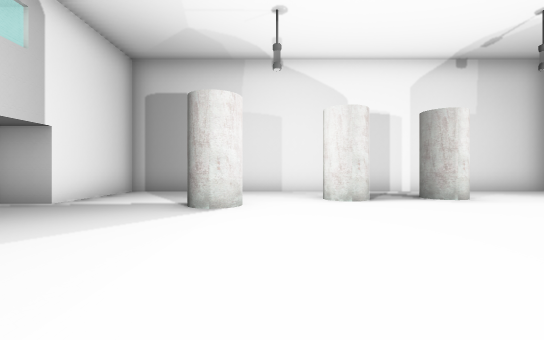
view 1 (above)

13 first-person views from a walk through a scene from a Unity 3-D project. The camera is 1.3 m above the floor, looks level and sees 90° across. The floor is counted in squares, 2 m on a side. Each view is taken from the middle of a square. On the plan, view 1 faces up. The plan holds only what a view shows up to about 9 squares ahead; the rest is blank. The place goes on beyond the plan. The player character is not drawn. Some surface patterns are stand-ins.

view 2
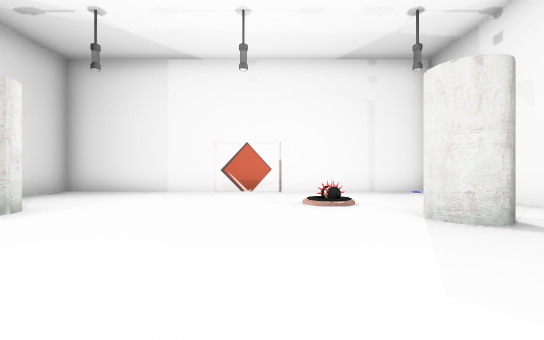

view 3
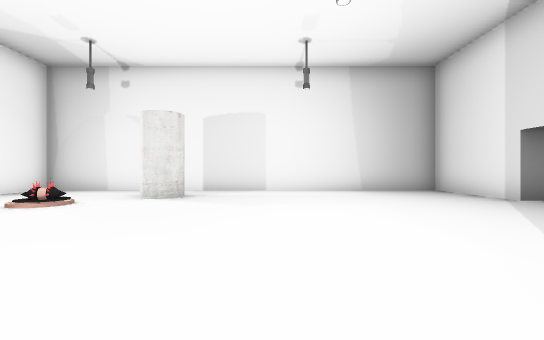

view 4
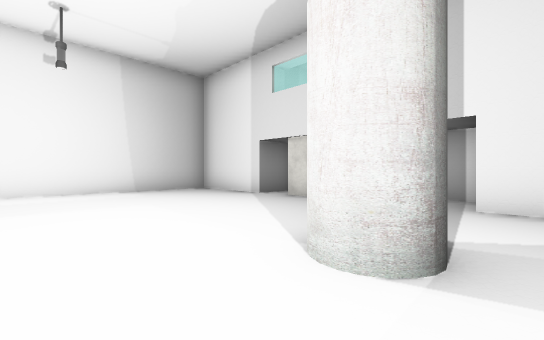

view 5
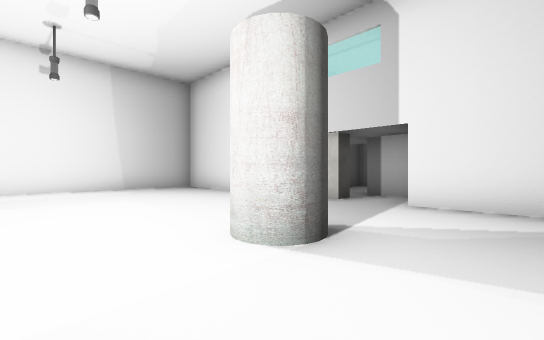

view 6
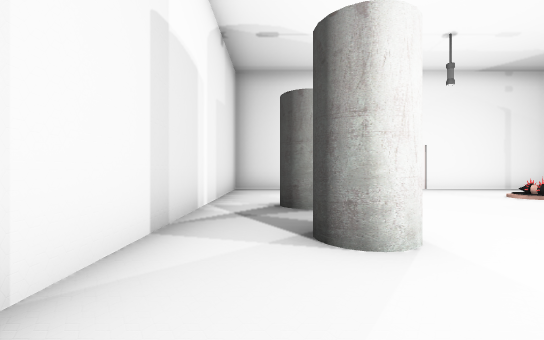

view 7
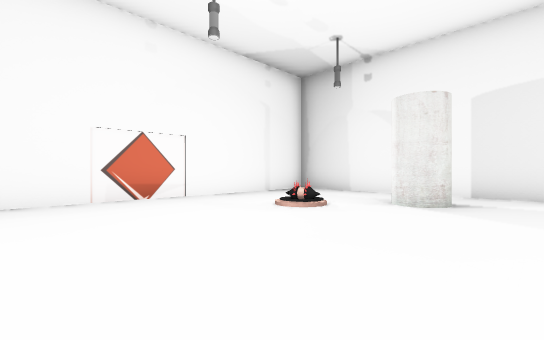

view 8
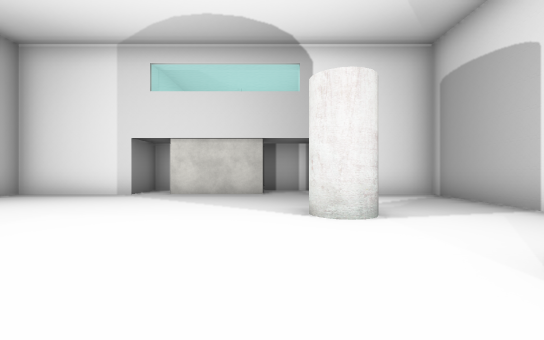

view 9
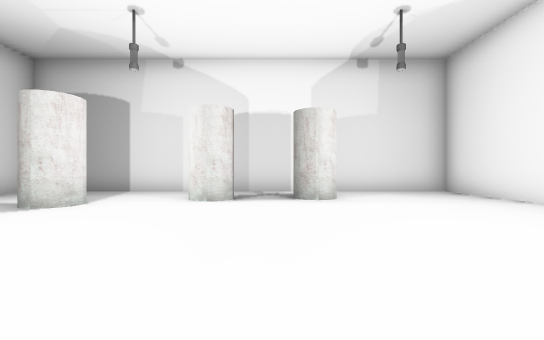

view 10
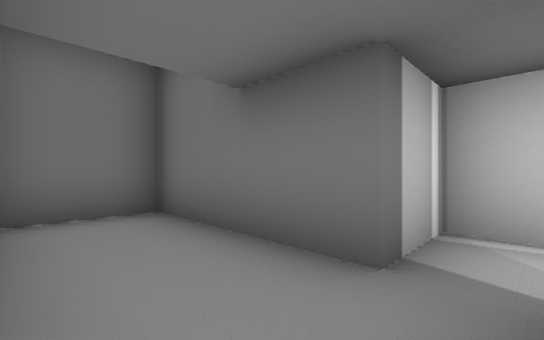

view 11
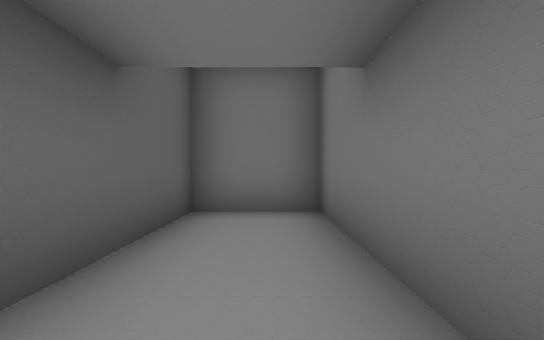

view 12
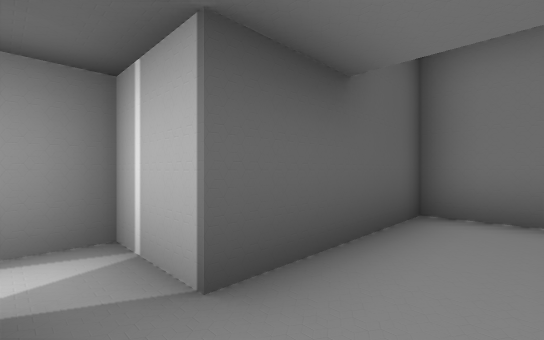

view 13
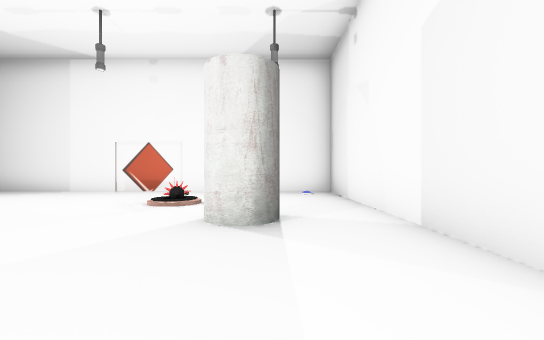

### Floor plan
Ten units are one square. View 1 is at (0, 0); x grows to the right and y downward. Boxes are objects, and circles mark ways between rooms. Rooms are numbered by the first view taken in them; rooms with no view inside come last. Other rooms are left out.
<svg viewBox="-97 -87 184 120">
<path fill="none" stroke="#000" d="M-49 -38 -43 -38 -43 -12M-58 -18 -58 -3 -43 -3 -43 28 82 28 82 -82 -43 -82 -43 -53 -58 -53 -58 -38M-58 -38 -92 -38 -92 -18 -58 -18"/>
<rect x="-15" y="-55" width="10" height="10" fill="#bbb"><title>other object</title></rect>
<rect x="15" y="-65" width="10" height="10" fill="#bbb"><title>other object</title></rect>
<rect x="35" y="-5" width="10" height="20" fill="#bbb"><title>other object</title></rect>
<rect x="35" y="-65" width="10" height="10" fill="#bbb"><title>other object</title></rect>
<rect x="45" y="-15" width="10" height="10" fill="#bbb"><title>turret</title></rect>
<circle cx="-50" cy="-25" r="3" fill="#2a7"/>
<text x="20" y="-30">1</text>
<text x="-70" y="-30">2</text>
</svg>
Room 1 opens to room 2.

Where each view was taken, in squares from view 1:
view 1: 0 up, 0 right, facing up
view 2: 2 up, 0 right, facing right
view 3: 6 up, 1 right, facing down
view 4: 6 up, 1 right, facing down-left
view 5: 7 up, 1 right, facing down-left
view 6: 7 up, 1 left, facing right
view 7: 5 up, 2 right, facing down-right
view 8: 4 up, 3 right, facing left
view 9: 0 up, 3 right, facing up
view 10: 2 up, 5 left, facing up-left
view 11: 3 up, 5 left, facing left
view 12: 3 up, 5 left, facing down-left
view 13: 1 down, 0 right, facing right
